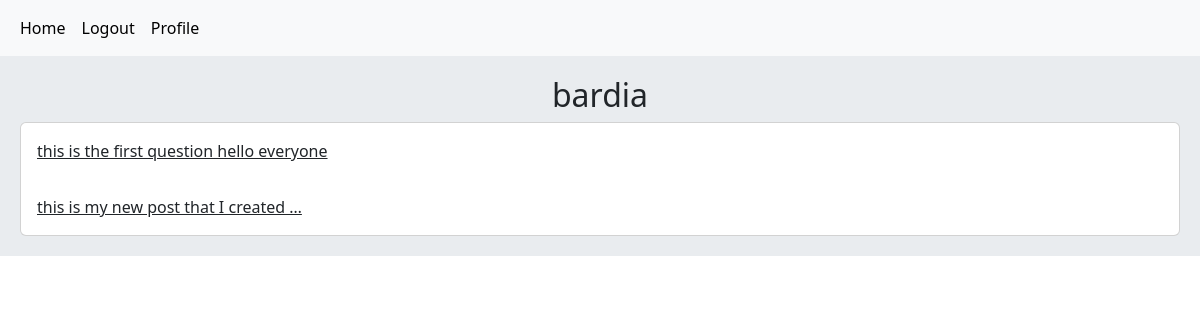
Screenshot of /account/profile/1/ (signed in) with the database file from the repository.
### home/models.py (models this page shows, shortened)
class Post(models.Model):
    user = models.ForeignKey(User, on_delete=models.CASCADE)
    body = models.TextField()
    slug = models.SlugField()
    created = models.DateTimeField(auto_now_add=True)
    updated = models.DateTimeField(auto_now=True)
    def get_absolute_url(self):
        return reverse('home:post_detail', args=(self.id, self.slug))

### account/views.py (the view)
# urls.py: path('profile/<int:user_id>/', views.UserProfileView.as_view(), name="user_profile")
class UserProfileView(LoginRequiredMixin, View):
    def get(self, request, user_id):
        user = User.objects.get(pk=user_id)
        posts = Post.objects.filter(user=user)
        return render(request, 'account/profile.html', {'user': user, 'posts': posts})

### account/templates/account/profile.html (shortened to what this page needs)
{% extends 'base.html' %}
{% block content %}
    <h2 class="text-center">{{ user.username }}</h2>
    <div class="card">
        {% for post in posts %}
            <a href="{{ post.get_absolute_url }}" class="card-body">{{ post.body|truncatewords:8 }}</a>
        {% endfor %}
    </div>
{% endblock %}

### rows the page displays
Post: body "this is the first question hello everyone"
Post: body "this is my new post that I created …"

### other values shown
{{ user.username }} "bardia"
